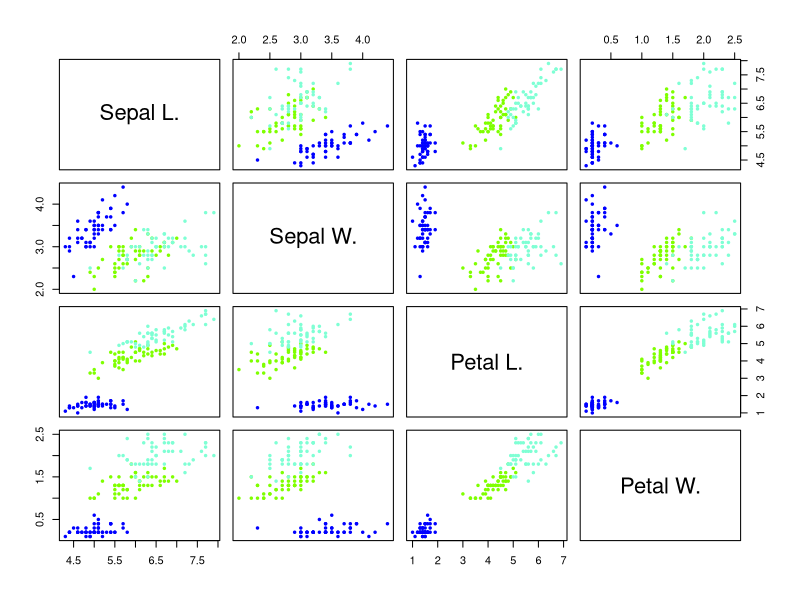

Generate this figure with R:
## ---- chunk 1
knitr::opts_chunk$set(echo = TRUE)
## ---- chunk 2
A = matrix(data=c(7, 5, 3, 2, 1, 8), byrow = TRUE, nrow = 2)
B = matrix(data=c(11, -7, 8, 12, 0, 9), byrow = TRUE, nrow = 2)
## ---- chunk 3
A
B
## ---- chunk 4
t(A)
## ---- chunk 5
A - B
## ---- chunk 6
#A %*% B
## ---- chunk 7
t(A)%*%A
## ---- chunk 8
A%*%t(A)
## ---- chunk 9
A + B
## ---- chunk 10
t(A)%*%B
## ---- chunk 11
A%*%t(B)
## ---- chunk 12
17.3*A
## ---- chunk 13
1/19*B
## ---- chunk 14
data(iris3)
## ---- chunk 15
#3a:
#Cargamos datos de Iris y librerias de manejo de databases
datos <- as.data.frame(iris3)
## ---- chunk 16
X <- as.matrix(datos[,1:4])
m <- nrow(X)
uno <- rep(1,m)

#Calculamos x barra
suma_setosa <- colSums(X)
media_setosa <- suma_setosa/m
x_barra <- as.vector(media_setosa)

#Calculamos la matriz A
aux <- diag(m)-uno%*%t(uno)/m
A <- as.matrix(t(X) %*% aux %*% X)

#Matriz de covarianza muestral insesgada
S_x <- as.matrix((1/49)*A)
## ---- chunk 17
x_barra
A
S_x
## ---- chunk 18
(spec <- eigen(S_x))
## ---- chunk 19
U <- as.matrix(spec[[2]]) #matriz de eigenvectores
L <- diag(spec$values,4)
## ---- chunk 20
norm(U%*%L%*%t(U) - S_x)
## ---- chunk 21
U%*%L%*%t(U)
S_x
## ---- chunk 22
round(U%*%t(U),3) #UU'
round(t(U)%*%U,3) #U'U
## ---- chunk 23
colores <- c("blue", "chartreuse", "aquamarine")
species <- names(iris3[1,1,])
pairs(rbind(iris3[,,1],iris3[,,2],iris3[,,3]), 
      col=colores[gl(3,50,labels = species)], pch = 19,  cex = 0.5 )
## ---- chunk 24
C<- cbind((diag(4)),c(0,0,1,1))
Y<- X%*%C
#Y tiene la siguiente forma:
head(Y) 
## ---- chunk 25
n <- nrow(Y)
unoY <- rep(1,n)

#Calculamos y barra
sumaY <- colSums(Y)
y_barra <- sumaY/n

#Calculamos la matriz A
auxY <- diag(n)-uno%*%t(uno)/n
A_Y <- t(Y) %*% auxY %*% Y

#Matriz de covarianza muestral insesgada
S_y <- (1/49)*A_Y

#eigenvalores y eigenvectores
(spec_y <- eigen(S_y))
## ---- chunk 26
y_barra
A_Y
S_y
## ---- chunk 27
min(spec_y$values)
comb_lin <- numeric(dim(S_y)[1])
for (i in 1:dim(S_y)[1]) {
  comb_lin <- comb_lin + spec_y$vectors[i,5]*Y[,i]
}
## ---- chunk 28
var(comb_lin)
## ---- chunk 29
aprox <- t(C)%*%S_x%*%C
## ---- chunk 30
norm(aprox - S_y)
